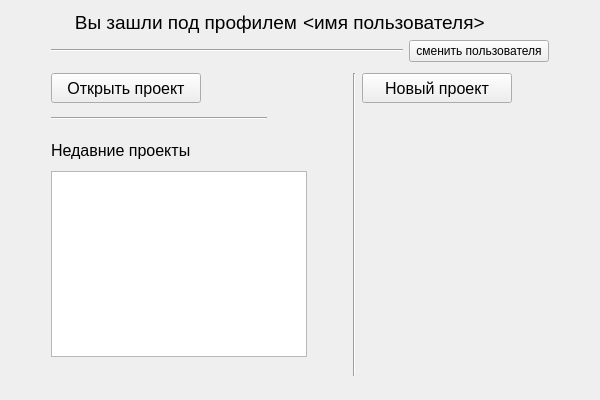
<?xml version="1.0" encoding="UTF-8"?>
<ui version="4.0">
 <class>MainMenu</class>
 <widget class="QWidget" name="MainMenu">
  <property name="geometry">
   <rect>
    <x>0</x>
    <y>0</y>
    <width>600</width>
    <height>400</height>
   </rect>
  </property>
  <property name="windowTitle">
   <string>Form</string>
  </property>
  <property name="styleSheet">
   <string notr="true"/>
  </property>
  <layout class="QVBoxLayout" name="verticalLayout">
   <item>
    <layout class="QHBoxLayout" name="horizontalLayout_7">
     <item>
      <widget class="QLabel" name="label">
       <property name="font">
        <font>
         <pointsize>14</pointsize>
        </font>
       </property>
       <property name="styleSheet">
        <string notr="true"/>
       </property>
       <property name="text">
        <string>Вы зашли под профилем</string>
       </property>
       <property name="alignment">
        <set>Qt::AlignRight|Qt::AlignTrailing|Qt::AlignVCenter</set>
       </property>
      </widget>
     </item>
     <item>
      <widget class="QLabel" name="labelUserName">
       <property name="sizePolicy">
        <sizepolicy hsizetype="Minimum" vsizetype="Preferred">
         <horstretch>0</horstretch>
         <verstretch>0</verstretch>
        </sizepolicy>
       </property>
       <property name="font">
        <font>
         <pointsize>14</pointsize>
        </font>
       </property>
       <property name="styleSheet">
        <string notr="true"/>
       </property>
       <property name="text">
        <string>&lt;имя пользователя&gt;</string>
       </property>
      </widget>
     </item>
    </layout>
   </item>
   <item>
    <layout class="QHBoxLayout" name="horizontalLayout_8">
     <item>
      <spacer name="horizontalSpacer_10">
       <property name="orientation">
        <enum>Qt::Horizontal</enum>
       </property>
       <property name="sizeType">
        <enum>QSizePolicy::Minimum</enum>
       </property>
       <property name="sizeHint" stdset="0">
        <size>
         <width>40</width>
         <height>20</height>
        </size>
       </property>
      </spacer>
     </item>
     <item>
      <widget class="Line" name="line">
       <property name="sizePolicy">
        <sizepolicy hsizetype="Expanding" vsizetype="Fixed">
         <horstretch>0</horstretch>
         <verstretch>0</verstretch>
        </sizepolicy>
       </property>
       <property name="minimumSize">
        <size>
         <width>100</width>
         <height>0</height>
        </size>
       </property>
       <property name="orientation">
        <enum>Qt::Horizontal</enum>
       </property>
      </widget>
     </item>
     <item>
      <widget class="QPushButton" name="btnChangeUser">
       <property name="minimumSize">
        <size>
         <width>140</width>
         <height>0</height>
        </size>
       </property>
       <property name="styleSheet">
        <string notr="true"/>
       </property>
       <property name="text">
        <string>сменить пользователя</string>
       </property>
      </widget>
     </item>
     <item>
      <spacer name="horizontalSpacer_11">
       <property name="orientation">
        <enum>Qt::Horizontal</enum>
       </property>
       <property name="sizeType">
        <enum>QSizePolicy::Minimum</enum>
       </property>
       <property name="sizeHint" stdset="0">
        <size>
         <width>40</width>
         <height>20</height>
        </size>
       </property>
      </spacer>
     </item>
    </layout>
   </item>
   <item>
    <spacer name="verticalSpacer_2">
     <property name="orientation">
      <enum>Qt::Vertical</enum>
     </property>
     <property name="sizeHint" stdset="0">
      <size>
       <width>17</width>
       <height>16</height>
      </size>
     </property>
    </spacer>
   </item>
   <item>
    <layout class="QGridLayout" name="gridLayout_2">
     <item row="0" column="0">
      <layout class="QGridLayout" name="gridLayout">
       <item row="0" column="0">
        <layout class="QHBoxLayout" name="horizontalLayout_2">
         <item>
          <spacer name="horizontalSpacer_4">
           <property name="orientation">
            <enum>Qt::Horizontal</enum>
           </property>
           <property name="sizeType">
            <enum>QSizePolicy::Minimum</enum>
           </property>
           <property name="sizeHint" stdset="0">
            <size>
             <width>40</width>
             <height>20</height>
            </size>
           </property>
          </spacer>
         </item>
         <item>
          <widget class="QPushButton" name="btnOpenProject">
           <property name="minimumSize">
            <size>
             <width>150</width>
             <height>30</height>
            </size>
           </property>
           <property name="font">
            <font>
             <pointsize>12</pointsize>
            </font>
           </property>
           <property name="styleSheet">
            <string notr="true"/>
           </property>
           <property name="text">
            <string>Открыть проект</string>
           </property>
          </widget>
         </item>
         <item>
          <spacer name="horizontalSpacer">
           <property name="orientation">
            <enum>Qt::Horizontal</enum>
           </property>
           <property name="sizeHint" stdset="0">
            <size>
             <width>40</width>
             <height>20</height>
            </size>
           </property>
          </spacer>
         </item>
        </layout>
       </item>
       <item row="0" column="1" rowspan="5">
        <widget class="Line" name="line_2">
         <property name="orientation">
          <enum>Qt::Vertical</enum>
         </property>
        </widget>
       </item>
       <item row="0" column="2" rowspan="3">
        <layout class="QVBoxLayout" name="verticalLayout_2">
         <item>
          <widget class="QPushButton" name="btnNewProject">
           <property name="minimumSize">
            <size>
             <width>150</width>
             <height>30</height>
            </size>
           </property>
           <property name="font">
            <font>
             <pointsize>12</pointsize>
            </font>
           </property>
           <property name="styleSheet">
            <string notr="true"/>
           </property>
           <property name="text">
            <string>Новый проект</string>
           </property>
          </widget>
         </item>
         <item>
          <spacer name="verticalSpacer">
           <property name="orientation">
            <enum>Qt::Vertical</enum>
           </property>
           <property name="sizeHint" stdset="0">
            <size>
             <width>20</width>
             <height>40</height>
            </size>
           </property>
          </spacer>
         </item>
        </layout>
       </item>
       <item row="1" column="0">
        <layout class="QHBoxLayout" name="horizontalLayout_3">
         <item>
          <spacer name="horizontalSpacer_3">
           <property name="orientation">
            <enum>Qt::Horizontal</enum>
           </property>
           <property name="sizeType">
            <enum>QSizePolicy::Minimum</enum>
           </property>
           <property name="sizeHint" stdset="0">
            <size>
             <width>40</width>
             <height>20</height>
            </size>
           </property>
          </spacer>
         </item>
         <item>
          <widget class="Line" name="line_3">
           <property name="sizePolicy">
            <sizepolicy hsizetype="Expanding" vsizetype="Fixed">
             <horstretch>0</horstretch>
             <verstretch>0</verstretch>
            </sizepolicy>
           </property>
           <property name="minimumSize">
            <size>
             <width>40</width>
             <height>0</height>
            </size>
           </property>
           <property name="orientation">
            <enum>Qt::Horizontal</enum>
           </property>
          </widget>
         </item>
         <item>
          <spacer name="horizontalSpacer_2">
           <property name="orientation">
            <enum>Qt::Horizontal</enum>
           </property>
           <property name="sizeType">
            <enum>QSizePolicy::Minimum</enum>
           </property>
           <property name="sizeHint" stdset="0">
            <size>
             <width>80</width>
             <height>20</height>
            </size>
           </property>
          </spacer>
         </item>
        </layout>
       </item>
       <item row="2" column="0">
        <layout class="QHBoxLayout" name="horizontalLayout_4">
         <item>
          <spacer name="horizontalSpacer_5">
           <property name="orientation">
            <enum>Qt::Horizontal</enum>
           </property>
           <property name="sizeType">
            <enum>QSizePolicy::Minimum</enum>
           </property>
           <property name="sizeHint" stdset="0">
            <size>
             <width>40</width>
             <height>20</height>
            </size>
           </property>
          </spacer>
         </item>
         <item>
          <widget class="QLabel" name="label_3">
           <property name="minimumSize">
            <size>
             <width>0</width>
             <height>30</height>
            </size>
           </property>
           <property name="font">
            <font>
             <pointsize>12</pointsize>
            </font>
           </property>
           <property name="styleSheet">
            <string notr="true"/>
           </property>
           <property name="text">
            <string>Недавние проекты</string>
           </property>
          </widget>
         </item>
         <item>
          <spacer name="horizontalSpacer_7">
           <property name="orientation">
            <enum>Qt::Horizontal</enum>
           </property>
           <property name="sizeHint" stdset="0">
            <size>
             <width>40</width>
             <height>20</height>
            </size>
           </property>
          </spacer>
         </item>
        </layout>
       </item>
       <item row="3" column="0">
        <layout class="QHBoxLayout" name="horizontalLayout_5">
         <item>
          <spacer name="horizontalSpacer_6">
           <property name="orientation">
            <enum>Qt::Horizontal</enum>
           </property>
           <property name="sizeType">
            <enum>QSizePolicy::Minimum</enum>
           </property>
           <property name="sizeHint" stdset="0">
            <size>
             <width>40</width>
             <height>20</height>
            </size>
           </property>
          </spacer>
         </item>
         <item>
          <widget class="QTableView" name="tableView"/>
         </item>
         <item>
          <spacer name="horizontalSpacer_8">
           <property name="orientation">
            <enum>Qt::Horizontal</enum>
           </property>
           <property name="sizeType">
            <enum>QSizePolicy::Minimum</enum>
           </property>
           <property name="sizeHint" stdset="0">
            <size>
             <width>40</width>
             <height>20</height>
            </size>
           </property>
          </spacer>
         </item>
        </layout>
       </item>
       <item row="4" column="0">
        <spacer name="verticalSpacer_4">
         <property name="orientation">
          <enum>Qt::Vertical</enum>
         </property>
         <property name="sizeHint" stdset="0">
          <size>
           <width>20</width>
           <height>18</height>
          </size>
         </property>
        </spacer>
       </item>
      </layout>
     </item>
     <item row="0" column="1">
      <spacer name="horizontalSpacer_9">
       <property name="orientation">
        <enum>Qt::Horizontal</enum>
       </property>
       <property name="sizeHint" stdset="0">
        <size>
         <width>48</width>
         <height>276</height>
        </size>
       </property>
      </spacer>
     </item>
    </layout>
   </item>
   <item>
    <spacer name="verticalSpacer_3">
     <property name="orientation">
      <enum>Qt::Vertical</enum>
     </property>
     <property name="sizeType">
      <enum>QSizePolicy::Minimum</enum>
     </property>
     <property name="sizeHint" stdset="0">
      <size>
       <width>17</width>
       <height>13</height>
      </size>
     </property>
    </spacer>
   </item>
  </layout>
 </widget>
 <resources/>
 <connections/>
</ui>
